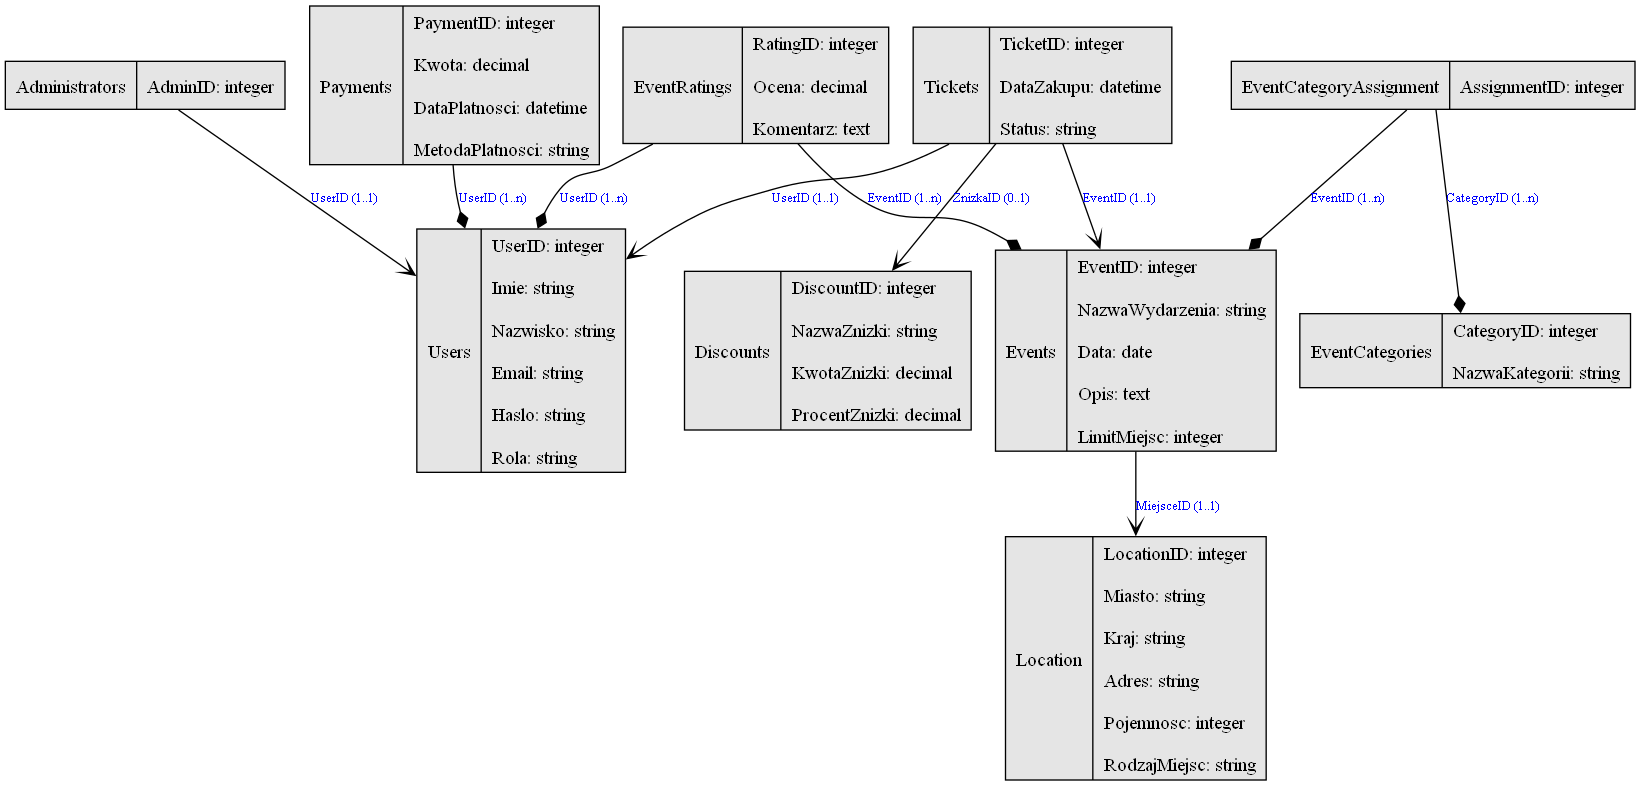

The Python source for this figure:
from graphviz import Digraph
import pyecore.ecore as Ecore

def generate_uml_diagram(ecore_package):
    dot = Digraph(comment='UML Diagram', format='png')
    # Definiowanie stylów wierzchołków i krawędzi
    dot.attr('node', shape='record', style='filled', fillcolor='gray90')
    dot.attr('edge', fontsize='10', fontcolor='blue')

    for eclass in ecore_package.eClassifiers:
        # Generowanie opisu atrybutów dla każdej klasy
        attribute_details = '\\l'.join([f"{feature.name}: {feature.eType.name}\\l" for feature in eclass.eStructuralFeatures if isinstance(feature, Ecore.EAttribute)])
        # Dodawanie wierzchołka dla klasy
        dot.node(eclass.name, f'{eclass.name}|{attribute_details}')

        # Przetwarzanie powiązań (referencji) między klasami
        for feature in eclass.eStructuralFeatures:
            if isinstance(feature, Ecore.EReference):
                # Określenie typu strzałki na podstawie górnej granicy krotności
                arrowhead = 'vee' if feature.upperBound == 1 else 'crow' if feature.upperBound > 1 else 'obox' if feature.upperBound == 0 else 'diamond'
                # Etykieta dla krawędzi uwzględniająca krotność
                label = f"{feature.name} ({feature.lowerBound}..{('n' if feature.upperBound == -1 else feature.upperBound)})"
                dot.edge(eclass.name, feature.eType.name, label=label, arrowhead=arrowhead)

    return dot
